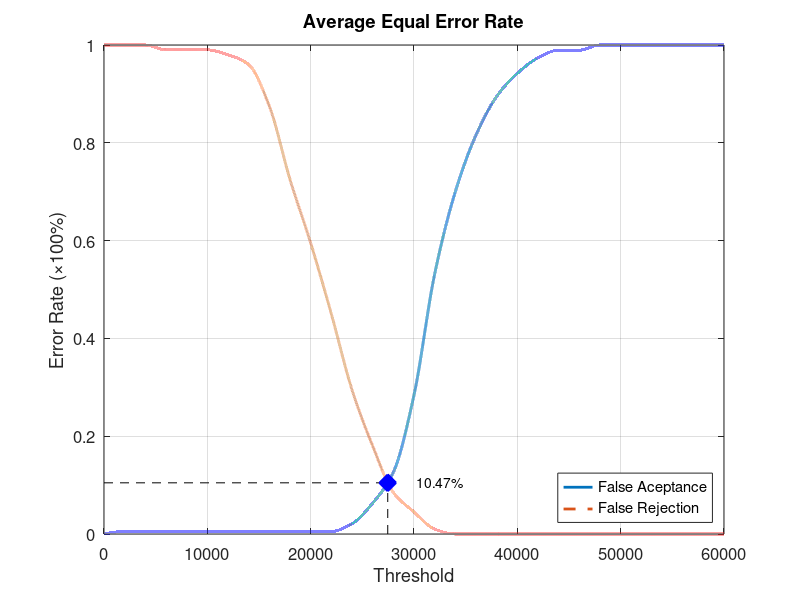
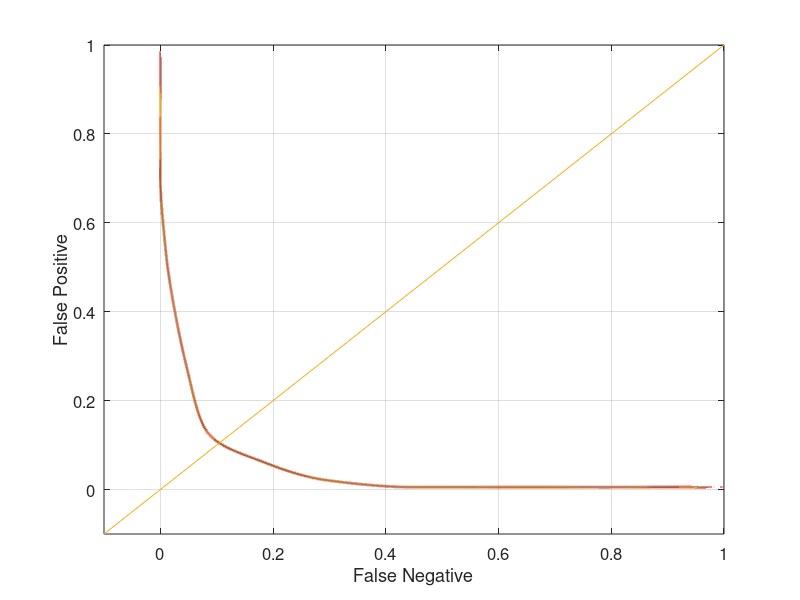

These charts were generated, in order, by the following MATLAB code:
function yEER = Database5_4
close all;
clear;
clc;
x = 0:2000:60000;
xq = 0:0.5:60000;

y0 = [0 0.00526316 0.00526316 0.00526316 0.00526316 0.00526316 0.00526316 0.00526316 0.00526316 0.00526316 0.00526316 0.00526316 0.0210526 0.0631579 0.126316 0.284211 0.531579 0.7 0.815789 0.894737 0.942105 0.973684 0.989474 0.989474 1 1 1 1 1 1 1];
yy0 = interp1(x, y0, xq, 'pchip');
y1 = [1 1 1 0.99 0.99 0.99 0.98 0.96 0.875 0.725 0.595 0.45 0.295 0.18 0.085 0.045 0.01 0 0 0 0 0 0 0 0 0 0 0 0 0 0];
yy1 = interp1(x, y1, xq, 'pchip');

% Calculating EER: 
y2 = abs(y0 - y1);
find(y2 == min(y2))
yy2 = abs(yy0 - yy1);
xEER = find(yy2 == min(yy2));
xEERIndex = xq(xEER) % X-axis EER
yEER = yy0(xEER) % Y-axis EER

main = figure
plot(xq, yy0,'-','LineWidth', 2);	hold on
plot(xq, yy1,'--','LineWidth', 2);	hold on
plot([xEERIndex xEERIndex], [0 yEER], 'k--');	hold on
plot([0 xEERIndex], [yEER yEER], 'k--');	hold on
plot(xEERIndex, yEER, 'bx', 'LineWidth', 10);	hold on
text(xEERIndex + 10 * xEERIndex / 100, yEER, [num2str(round((10000 * yEER)) / 100) '%'])
legend('False Aceptance', 'False Rejection', 'Location', 'SouthEast')
xlabel('Threshold')
ylabel('Error Rate (\times100%)')
title('Average Equal Error Rate')
set(gca, 'FontSize', 12)
axis([0 60000 0 1])
grid on

print(main, 'Database5_4Main', '-dpng');
FNRxFPR = figure('Color', [1 1 1]);
plot(yy1, yy0, '-', yy1, yy0, 'LineWidth', 2);
hold on
y = -0.1:0.1:1
plot(y, y); 
set(gca, 'FontSize', 12)
xlabel('False Negative')
ylabel('False Positive')
axis([-0.1 1 -0.1 1])
set(gca, 'FontSize', 12)
grid on

print(FNRxFPR, 'Database5_4FNRxFPR','-dpng');
end
